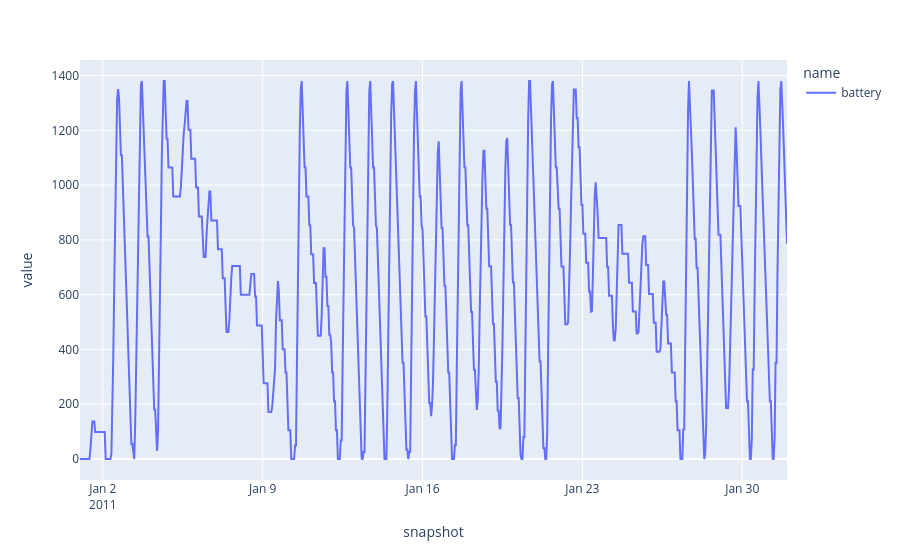

Write notebook code for a chart like this one.
### Markdown cell above
To access and plot the state of charge profile of the battery for January, run

### Code cell
n.storage_units_t.state_of_charge.loc["2011-01"].plot(backend="plotly")

### Figure 1 — Plotly figure (JSON) as saved in the notebook; plotly's stock layout.template omitted (floating-point values rounded to 4 significant figures; data arrays with more than 128 entries replaced by an {"elided": "..."} marker saying what was removed)
{"data": [{"hovertemplate": "name=battery<br>snapshot=%{x}<br>value=%{y}<extra></extra>", "legendgroup": "battery", "line": {"color": "#636efa", "dash": "solid"}, "marker": {"symbol": "circle"}, "mode": "lines", "name": "battery", "orientation": "v", "showlegend": true, "type": "scatter", "x": {"elided": "744 str values"}, "xaxis": "x", "y": {"elided": "744 float values"}, "yaxis": "y"}], "layout": {"legend": {"title": {"text": "name"}, "tracegroupgap": 0}, "margin": {"t": 60}, "xaxis": {"anchor": "y", "domain": [0.0, 1.0], "title": {"text": "snapshot"}}, "yaxis": {"anchor": "x", "domain": [0.0, 1.0], "title": {"text": "value"}}}}
